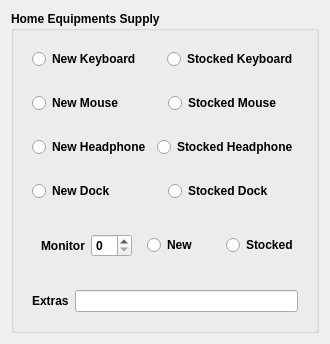
                           <widget class="QWidget" name="InuseInvWidget3" native="true">
                            <layout class="QVBoxLayout" name="verticalLayout_49">
                             <item>
                              <widget class="QGroupBox" name="InuseInvGroupBoxHomeEquip">
                               <property name="font">
                                <font>
                                 <weight>75</weight>
                                 <bold>true</bold>
                                </font>
                               </property>
                               <property name="styleSheet">
                                <string notr="true"/>
                               </property>
                               <property name="title">
                                <string>Home Equipments Supply</string>
                               </property>
                               <layout class="QVBoxLayout" name="verticalLayout_50">
                                <item>
                                 <widget class="QWidget" name="widget_59" native="true">
                                  <layout class="QHBoxLayout" name="horizontalLayout_57">
                                   <item>
                                    <widget class="QRadioButton" name="homeKeyboardRadioNew">
                                     <property name="text">
                                      <string>New Keyboard</string>
                                     </property>
                                    </widget>
                                   </item>
                                   <item>
                                    <widget class="QRadioButton" name="homeKeyboardRadioStocked">
                                     <property name="text">
                                      <string>Stocked Keyboard</string>
                                     </property>
                                    </widget>
                                   </item>
                                  </layout>
                                 </widget>
                                </item>
                                <item>
                                 <widget class="QWidget" name="widget_62" native="true">
                                  <layout class="QHBoxLayout" name="horizontalLayout_60">
                                   <item>
                                    <widget class="QRadioButton" name="homeMouseRadioNew">
                                     <property name="text">
                                      <string>New Mouse</string>
                                     </property>
                                    </widget>
                                   </item>
                                   <item>
                                    <widget class="QRadioButton" name="homeMouseRadioStocked">
                                     <property name="text">
                                      <string>Stocked Mouse</string>
                                     </property>
                                    </widget>
                                   </item>
                                  </layout>
                                 </widget>
                                </item>
                                <item>
                                 <widget class="QWidget" name="widget_60" native="true">
                                  <layout class="QHBoxLayout" name="horizontalLayout_58">
                                   <item>
                                    <widget class="QRadioButton" name="homeHeadphoneRadioNew">
                                     <property name="text">
                                      <string>New Headphone</string>
                                     </property>
                                    </widget>
                                   </item>
                                   <item>
                                    <widget class="QRadioButton" name="homeHeadphoneRadioStocked">
                                     <property name="text">
                                      <string>Stocked Headphone</string>
                                     </property>
                                    </widget>
                                   </item>
                                  </layout>
                                 </widget>
                                </item>
                                <item>
                                 <widget class="QWidget" name="widget_58" native="true">
                                  <layout class="QHBoxLayout" name="horizontalLayout_56">
                                   <item>
                                    <widget class="QRadioButton" name="homeDockRadioNew">
                                     <property name="text">
                                      <string>New Dock</string>
                                     </property>
                                    </widget>
                                   </item>
                                   <item>
                                    <widget class="QRadioButton" name="homeDockRadioStocked">
                                     <property name="text">
                                      <string>Stocked Dock</string>
                                     </property>
                                    </widget>
                                   </item>
                                  </layout>
                                 </widget>
                                </item>
                                <item>
                                 <widget class="QWidget" name="widget_61" native="true">
                                  <layout class="QHBoxLayout" name="horizontalLayout_65">
                                   <item>
                                    <widget class="QWidget" name="widget_68" native="true">
                                     <layout class="QHBoxLayout" name="horizontalLayout_59">
                                      <item>
                                       <widget class="QLabel" name="label_28">
                                        <property name="font">
                                         <font>
                                          <weight>75</weight>
                                          <bold>true</bold>
                                         </font>
                                        </property>
                                        <property name="text">
                                         <string>Monitor</string>
                                        </property>
                                       </widget>
                                      </item>
                                      <item>
                                       <widget class="QSpinBox" name="homeEquipMonitorSpin"/>
                                      </item>
                                     </layout>
                                    </widget>
                                   </item>
                                   <item>
                                    <widget class="QRadioButton" name="homeMonitorRadioNew">
                                     <property name="text">
                                      <string>New</string>
                                     </property>
                                    </widget>
                                   </item>
                                   <item>
                                    <widget class="QRadioButton" name="homeMonitorRadioStocked">
                                     <property name="text">
                                      <string>Stocked</string>
                                     </property>
                                    </widget>
                                   </item>
                                  </layout>
                                 </widget>
                                </item>
                                <item>
                                 <widget class="QWidget" name="widget_57" native="true">
                                  <layout class="QHBoxLayout" name="horizontalLayout_55">
                                   <item>
                                    <widget class="QLabel" name="label_27">
                                     <property name="font">
                                      <font>
                                       <weight>75</weight>
                                       <bold>true</bold>
                                      </font>
                                     </property>
                                     <property name="text">
                                      <string>Extras</string>
                                     </property>
                                    </widget>
                                   </item>
                                   <item>
                                    <widget class="QLineEdit" name="extraEquipHome"/>
                                   </item>
                                  </layout>
                                 </widget>
                                </item>
                               </layout>
                              </widget>
                             </item>
                            </layout>
                           </widget>
